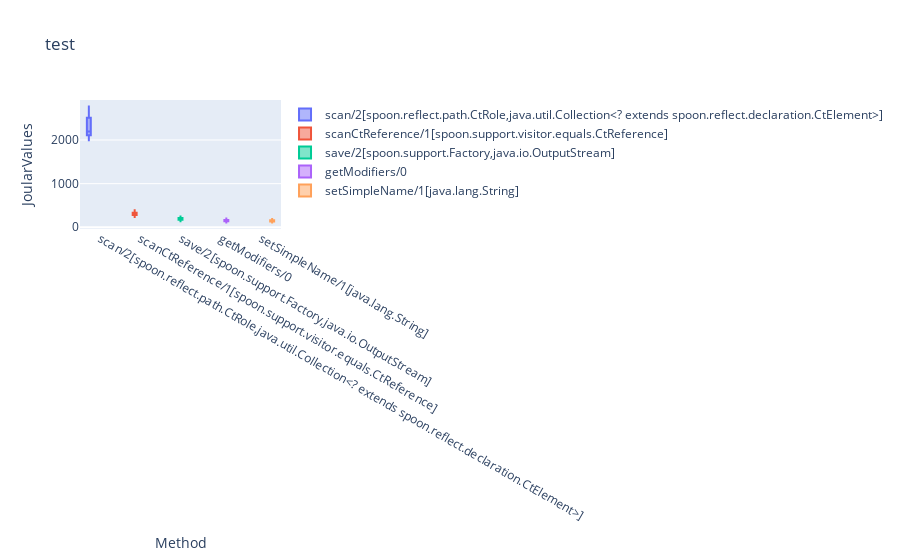

Write notebook code for a chart like this one.
### Code cell
#allCommitSha = ["066f4cf207359e06d30911a553dedd054aef595c", "5c9d8989f968d0ee3a942b411ef7fe121ed94609", "12442bd8c7cde6e7c006a6277eeb8e81ad0c2219", "3ed1f1a064a10e53adc2ad8c0b46a4b2c148ee21", "59e5152722198526c6ffe5361de7d1a6a87275c7"]
allCommitSha = ["066f4cf207359e06d30911a553dedd054aef595c"]
allowedCkMetrics = ["cbo", "loc", "wmc"]

for sha in allCommitSha:
    joularDataRepo = getAllJoularDataForMethodsHaving30Values(sha)
    sortedJoularDataRepo = sortData(joularDataRepo)
    joularDataRepoWithoutOutliers = removeOutliers(sortedJoularDataRepo)
    #createViolinJoular(dataRepoWithoutOutliers)
    joularDataRepoWithoutOutliers = getTheFirstHighestValues(joularDataRepoWithoutOutliers, 5)
    #createMultipleBoxplot(joularDataRepoWithoutOutliers)
    #createViolinJoular(dataRepoWithoutOutliers, "Class", "outliers")

    dataframe = createJoularAndCkDataframe(joularDataRepoWithoutOutliers, sha, allowedCkMetrics)
    print(dataframe)

    traces = []
    for doc in dataframe:
        trace = go.Box(y=doc["JoularValues"], name=doc["Method"])
        traces.append(trace)

    layout = go.Layout(
        title="test",
        xaxis=dict(title="Method"),
        yaxis=dict(title="JoularValues"),
        boxmode="group"
    )
    fig = go.Figure(data=traces, layout=layout)

    #fig = px.box(dataframe, x="Method", y="JoularValues", points="all")
    #fig = make_subplots(specs=[[{"secondary_y": True}]])
    fig.show()

    """for data in dataRepoWithoutOutliers:
        print(data)
        className = data["measurableElement"]["className"]
        methodSignature = data["measurableElement"]["methodSignature"]
        
        # JOULAR DATA
        joularData = data["allValues"]
        joularDataFrame = prepareJoularDataFrame(joularData)
        figBoxPlot = createBoxplot(joularDataFrame, "Joular values for " + methodSignature + " (" + className + ")")

        # CK DATA
        ckValues = getSeveralCkDataForOneMethod(commitSha=sha, className=className, methodSignature=methodSignature, ckMetrics=allowedCkMetrics)
        ckDataFrame = prepareCkDataFrame(ckValues)
        figBarChart = createBarChart(ckDataFrame, "Metric", "Value", "Ck metrics for " + methodSignature + " (" + className + ")")

        # SUB PLOT
        title = "Method " + methodSignature + " of the class " + className
        createSubplot(figBoxPlot, figBarChart, title)"""

### Figure 1 — Plotly figure (JSON) as saved in the notebook; plotly's stock layout.template omitted (floating-point values rounded to 4 significant figures)
{"data": [{"name": "scan/2[spoon.reflect.path.CtRole,java.util.Collection<? extends spoon.reflect.declaration.CtElement>]", "type": "box", "y": [2110.0, 2581.0, 1992.0, 2085.0, 2587.0, 2119.0, 2087.0, 2489.0, 2529.0, 2514.0, 2109.0, 2644.0, 2248.0, 2100.0, 2037.0, 2129.0, 2202.0, 2109.0, 2262.0, 2129.0, 2748.0, 2144.0, 2147.0, 2512.0, 2193.0, 2202.0, 2769.0, 2008.0, 2310.0, 2194.0]}, {"name": "scanCtReference/1[spoon.support.visitor.equals.CtReference]", "type": "box", "y": [324.5, 319.6, 261.6, 288.0, 364.9, 276.4, 330.3, 348.6, 388.4, 350.2, 282.6, 319.4, 271.5, 315.5, 284.2, 309.3, 330.9, 291.0, 289.0, 236.3, 344.6, 292.3, 294.6, 383.4, 294.1, 287.9, 352.4, 276.1, 322.8, 272.9]}, {"name": "save/2[spoon.support.Factory,java.io.OutputStream]", "type": "box", "y": [181.0, 248.1, 178.5, 172.9, 202.7, 168.1, 179.9, 218.1, 187.4, 210.5, 174.0, 208.4, 181.9, 185.6, 140.0, 176.2, 237.6, 169.4, 213.8, 178.9, 221.4, 171.6, 176.2, 232.1, 160.4, 209.2, 236.1, 155.1, 202.9, 179.7]}, {"name": "getModifiers/0", "type": "box", "y": [137.2, 174.9, 146.0, 148.2, 131.9, 139.1, 160.9, 180.1, 189.0, 162.1, 136.1, 199.3, 141.6, 149.5, 109.9, 133.8, 173.1, 158.7, 108.5, 161.8, 197.5, 163.4, 139.6, 171.2, 130.1, 162.3, 149.1, 145.0, 167.8, 137.2]}, {"name": "setSimpleName/1[java.lang.String]", "type": "box", "y": [125.5, 187.8, 145.1, 110.2, 158.7, 111.8, 158.8, 128.0, 163.3, 171.4, 137.7, 159.1, 148.1, 154.7, 137.7, 130.7, 127.2, 154.7, 138.3, 129.7, 153.0, 140.1, 151.8, 142.3, 128.1, 139.4, 192.7, 158.5, 137.0, 147.9]}], "layout": {"boxmode": "group", "title": {"text": "test"}, "xaxis": {"title": {"text": "Method"}}, "yaxis": {"title": {"text": "JoularValues"}}}}
